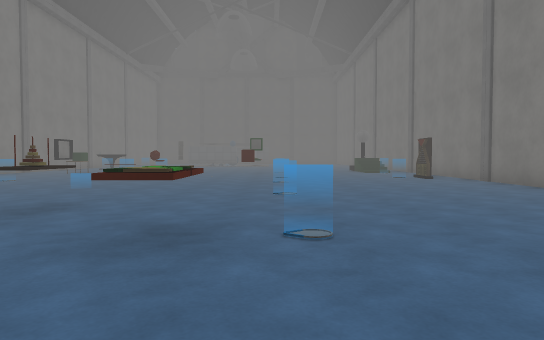
view 1 (above)

19 first-person views from a walk through a Unity game level. The camera is 1.2 m above the floor, tilts 2° down and sees 70° across. The floor is counted in squares, 2 m on a side. Each view is taken from the middle of a square. On the plan, view 1 faces up. The plan holds only what a view shows up to about 11 squares ahead; the rest is blank. The place goes on beyond the plan. The player character is not drawn. Some animated figures are left out. Surface patterns are stand-ins for the level's own textures.

view 2
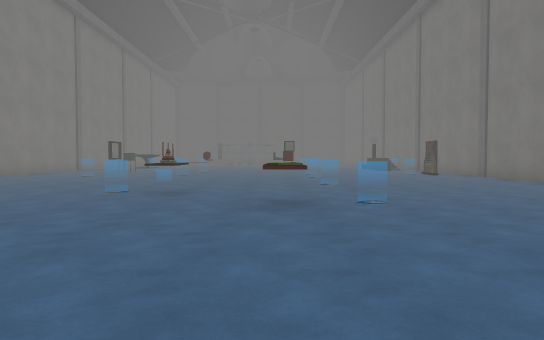

view 3
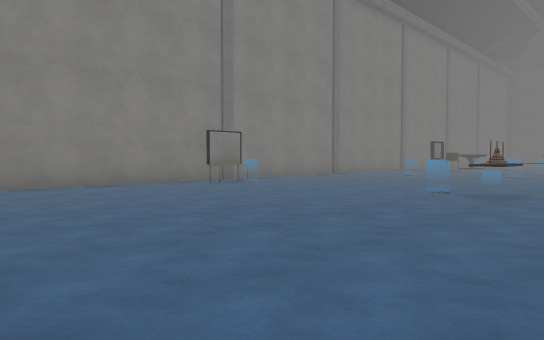

view 4
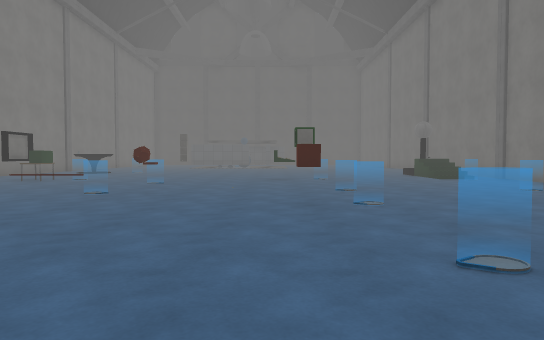

view 5
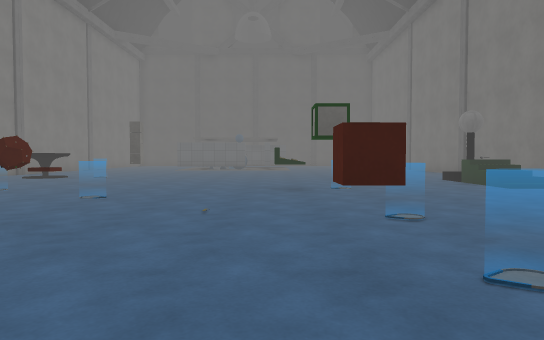

view 6
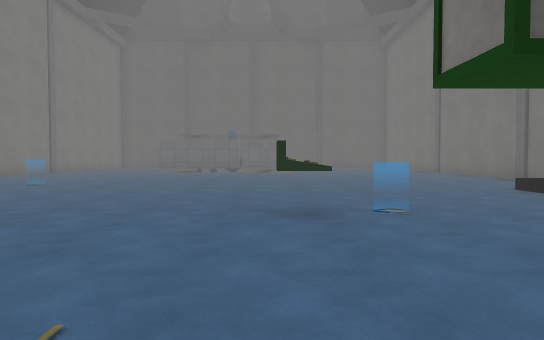

view 7
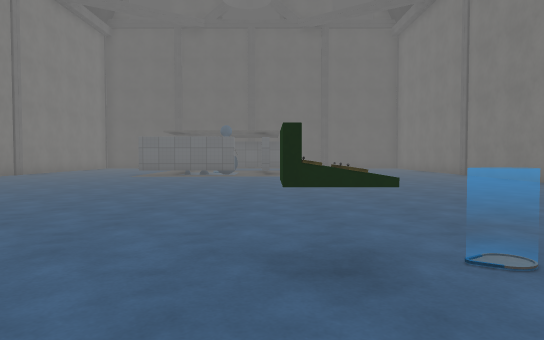

view 8
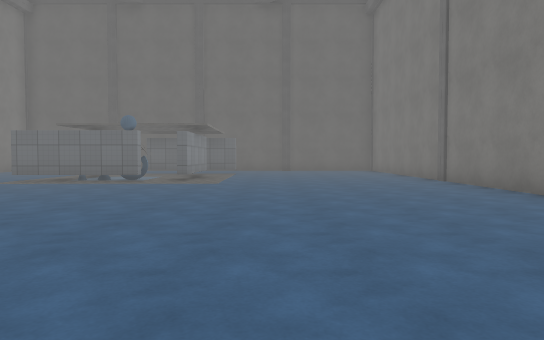

view 9
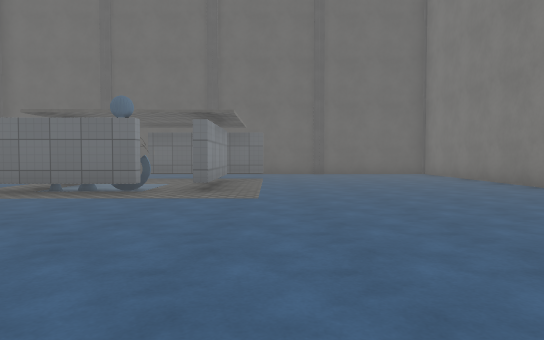

view 10
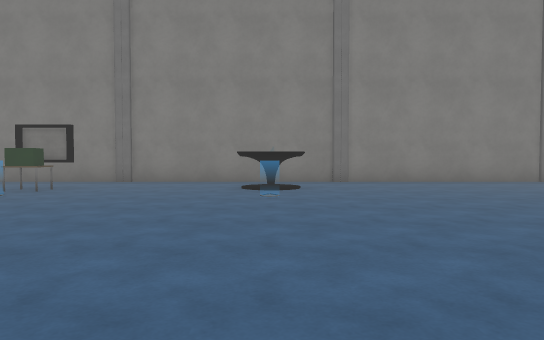

view 11
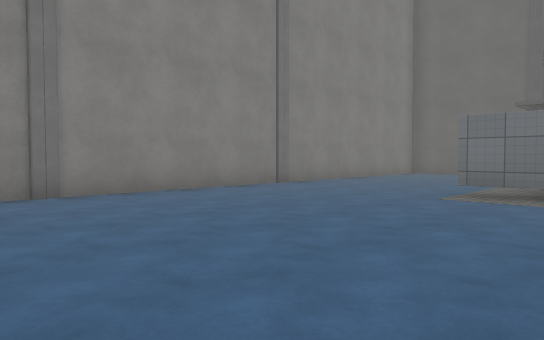

view 12
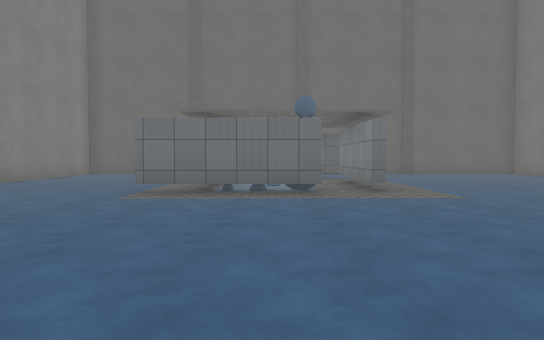

view 13
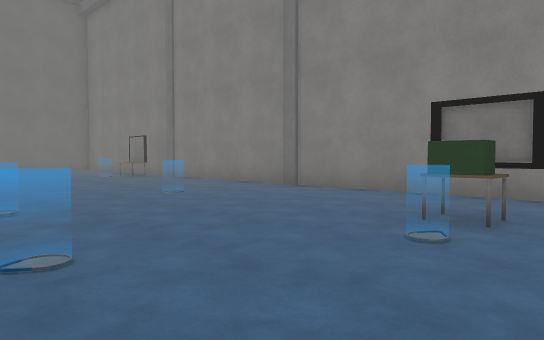

view 14
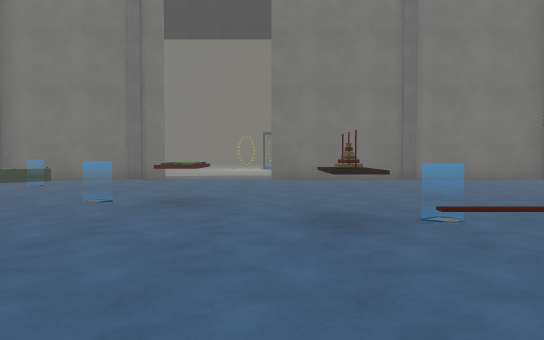

view 15
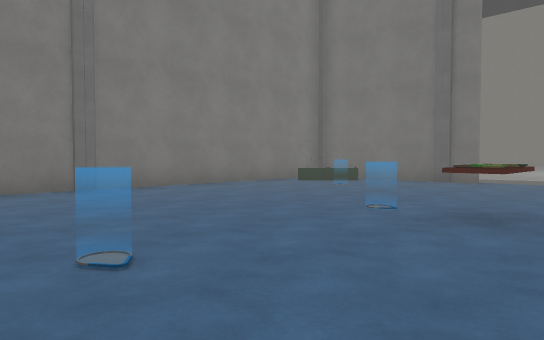

view 16
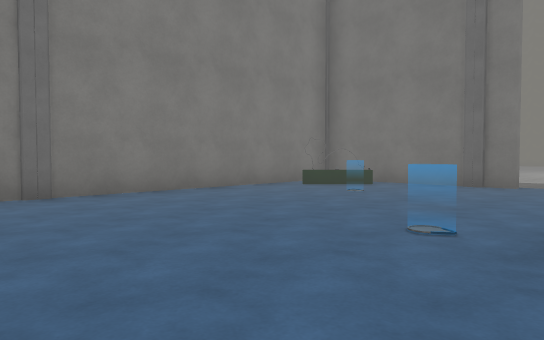

view 17
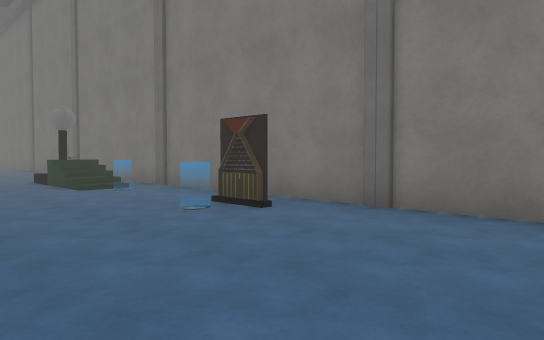

view 18
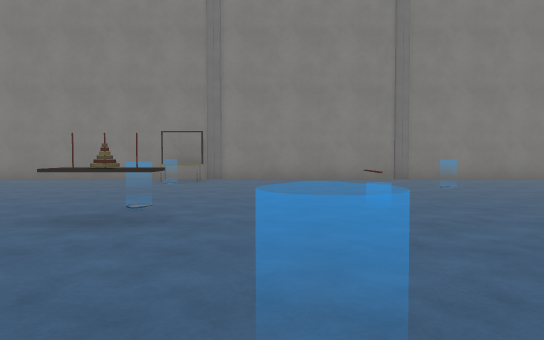

view 19
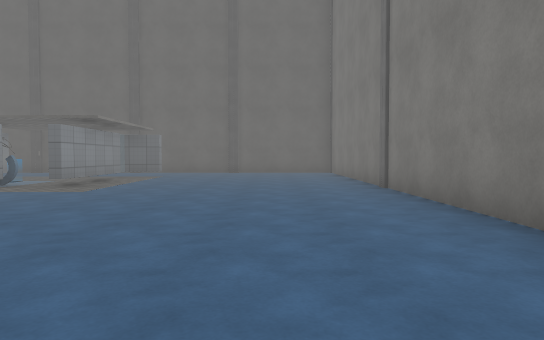

### Floor plan
Points are (right, up) in squares from view 1. A wall is a line through its corners. A room is listed if a view was taken in it or the views show most of it. See-through windows are left out.
Room 1 (views 1, 2, 3, 4, 5, 6, 7, 8, 9, 10, 11, 12, 13, 14, 15, 16, 17, 18, 19)
walls: (-0.6, 13.7) (-0.6, 14.4); (-0.4, 13.8) (-1, 13.8); (-3.4, 24.3) (-5.3, 24.2); (-1.3, 24.5) (-1.3, 27.5); (-8.4, 4.4) (-8.4, 3.2); (-8, 3.3) (-8.5, 3.3); (-1.1, 27.6) (-1.1, 24.5); (-0.2, 28.2) (-3.3, 28.1); (3.4, -1.5) (4.5, -0.3); (0.8, -2.2) (5.2, -2.2) (5.2, 29.1); (-9.2, 29) (-9.2, -2.2) (-2, -2.2)
low walls: (-2.4, 6.9) (-3, 6.9); (-8, 4.4) (-8, 3.3)
ways out: opening at (-0.5, -2)
objects: other object (-7, 4); other object (-7, 14) to (-6, 14); other object (-6, 9); other object (-6, 18); other object (-4, 4); other object (-4, 10); other object (-4, 13); other object (-4, 25); other object (-3, 4); other object (-3, 10); other object (-3, 25); other object (-3, 26); other object (-2, 25); other object (-1, 3); other object (-1, 9); other object (0, 3); other object (0, 6); other object (0, 9); other object (0, 11); other object (3, 0); other object (4, 11); other object (4, 14)

Where each view was taken, in squares from view 1:
view 1: 0 up, 0 right, facing up
view 2: 2 down, 1 left, facing up
view 3: 2 down, 1 left, facing up-left
view 4: 4 up, 1 left, facing up
view 5: 7 up, 1 left, facing up
view 6: 10 up, 1 left, facing up
view 7: 12 up, 1 left, facing up
view 8: 15 up, 1 right, facing up
view 9: 18 up, 0 right, facing up
view 10: 18 up, 0 right, facing left
view 11: 18 up, 3 left, facing up-left
view 12: 18 up, 3 left, facing up
view 13: 15 up, 3 left, facing down-left
view 14: 8 up, 2 left, facing down
view 15: 7 up, 2 left, facing down-right
view 16: 6 up, 1 left, facing down-right
view 17: 7 up, 1 right, facing up-right
view 18: 6 up, 1 right, facing left
view 19: 17 up, 3 right, facing up
